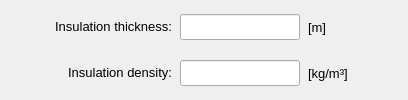
            <widget class="QFrame" name="frame_20">
             <property name="frameShape">
              <enum>QFrame::NoFrame</enum>
             </property>
             <property name="frameShadow">
              <enum>QFrame::Raised</enum>
             </property>
             <layout class="QGridLayout" name="gridLayout_9">
              <property name="leftMargin">
               <number>0</number>
              </property>
              <property name="topMargin">
               <number>0</number>
              </property>
              <property name="rightMargin">
               <number>0</number>
              </property>
              <property name="bottomMargin">
               <number>0</number>
              </property>
              <property name="horizontalSpacing">
               <number>8</number>
              </property>
              <property name="verticalSpacing">
               <number>6</number>
              </property>
              <item row="1" column="1">
               <widget class="QLabel" name="label_48">
                <property name="minimumSize">
                 <size>
                  <width>132</width>
                  <height>26</height>
                 </size>
                </property>
                <property name="maximumSize">
                 <size>
                  <width>132</width>
                  <height>26</height>
                 </size>
                </property>
                <property name="font">
                 <font>
                  <family>MS Shell Dlg 2</family>
                  <pointsize>10</pointsize>
                  <weight>50</weight>
                  <italic>false</italic>
                  <bold>false</bold>
                 </font>
                </property>
                <property name="text">
                 <string>&lt;html&gt;&lt;head/&gt;&lt;body&gt;&lt;p align=&quot;right&quot;&gt;Insulation density:&lt;/p&gt;&lt;/body&gt;&lt;/html&gt;</string>
                </property>
                <property name="alignment">
                 <set>Qt::AlignCenter</set>
                </property>
               </widget>
              </item>
              <item row="1" column="2">
               <widget class="QLineEdit" name="lineEdit_insulation_density_variable_section">
                <property name="minimumSize">
                 <size>
                  <width>120</width>
                  <height>26</height>
                 </size>
                </property>
                <property name="maximumSize">
                 <size>
                  <width>120</width>
                  <height>26</height>
                 </size>
                </property>
                <property name="font">
                 <font>
                  <family>MS Shell Dlg 2</family>
                  <pointsize>10</pointsize>
                  <weight>50</weight>
                  <italic>false</italic>
                  <bold>false</bold>
                 </font>
                </property>
                <property name="styleSheet">
                 <string notr="true"/>
                </property>
                <property name="alignment">
                 <set>Qt::AlignCenter</set>
                </property>
                <property name="clearButtonEnabled">
                 <bool>true</bool>
                </property>
               </widget>
              </item>
              <item row="0" column="0">
               <spacer name="horizontalSpacer_7">
                <property name="orientation">
                 <enum>Qt::Horizontal</enum>
                </property>
                <property name="sizeHint" stdset="0">
                 <size>
                  <width>40</width>
                  <height>20</height>
                 </size>
                </property>
               </spacer>
              </item>
              <item row="0" column="1">
               <widget class="QLabel" name="label_46">
                <property name="minimumSize">
                 <size>
                  <width>132</width>
                  <height>26</height>
                 </size>
                </property>
                <property name="maximumSize">
                 <size>
                  <width>132</width>
                  <height>26</height>
                 </size>
                </property>
                <property name="font">
                 <font>
                  <family>MS Shell Dlg 2</family>
                  <pointsize>10</pointsize>
                  <weight>50</weight>
                  <italic>false</italic>
                  <bold>false</bold>
                 </font>
                </property>
                <property name="text">
                 <string>&lt;html&gt;&lt;head/&gt;&lt;body&gt;&lt;p align=&quot;right&quot;&gt;Insulation thickness:&lt;/p&gt;&lt;/body&gt;&lt;/html&gt;</string>
                </property>
                <property name="alignment">
                 <set>Qt::AlignCenter</set>
                </property>
               </widget>
              </item>
              <item row="0" column="3">
               <widget class="QLabel" name="label_45">
                <property name="minimumSize">
                 <size>
                  <width>60</width>
                  <height>26</height>
                 </size>
                </property>
                <property name="maximumSize">
                 <size>
                  <width>60</width>
                  <height>26</height>
                 </size>
                </property>
                <property name="font">
                 <font>
                  <family>MS Shell Dlg 2</family>
                  <pointsize>10</pointsize>
                  <weight>50</weight>
                  <italic>false</italic>
                  <bold>false</bold>
                 </font>
                </property>
                <property name="text">
                 <string>[m]</string>
                </property>
                <property name="alignment">
                 <set>Qt::AlignLeading|Qt::AlignLeft|Qt::AlignVCenter</set>
                </property>
               </widget>
              </item>
              <item row="1" column="3">
               <widget class="QLabel" name="label_47">
                <property name="minimumSize">
                 <size>
                  <width>60</width>
                  <height>26</height>
                 </size>
                </property>
                <property name="maximumSize">
                 <size>
                  <width>60</width>
                  <height>26</height>
                 </size>
                </property>
                <property name="font">
                 <font>
                  <family>MS Shell Dlg 2</family>
                  <pointsize>10</pointsize>
                  <weight>50</weight>
                  <italic>false</italic>
                  <bold>false</bold>
                 </font>
                </property>
                <property name="text">
                 <string>[kg/m³]</string>
                </property>
                <property name="alignment">
                 <set>Qt::AlignLeading|Qt::AlignLeft|Qt::AlignVCenter</set>
                </property>
               </widget>
              </item>
              <item row="0" column="2">
               <widget class="QLineEdit" name="lineEdit_insulation_thickness_variable_section">
                <property name="minimumSize">
                 <size>
                  <width>120</width>
                  <height>26</height>
                 </size>
                </property>
                <property name="maximumSize">
                 <size>
                  <width>120</width>
                  <height>26</height>
                 </size>
                </property>
                <property name="font">
                 <font>
                  <family>MS Shell Dlg 2</family>
                  <pointsize>10</pointsize>
                  <weight>50</weight>
                  <italic>false</italic>
                  <bold>false</bold>
                 </font>
                </property>
                <property name="focusPolicy">
                 <enum>Qt::StrongFocus</enum>
                </property>
                <property name="styleSheet">
                 <string notr="true"/>
                </property>
                <property name="alignment">
                 <set>Qt::AlignCenter</set>
                </property>
                <property name="clearButtonEnabled">
                 <bool>true</bool>
                </property>
               </widget>
              </item>
              <item row="0" column="4">
               <spacer name="horizontalSpacer_8">
                <property name="orientation">
                 <enum>Qt::Horizontal</enum>
                </property>
                <property name="sizeHint" stdset="0">
                 <size>
                  <width>40</width>
                  <height>20</height>
                 </size>
                </property>
               </spacer>
              </item>
             </layout>
            </widget>
